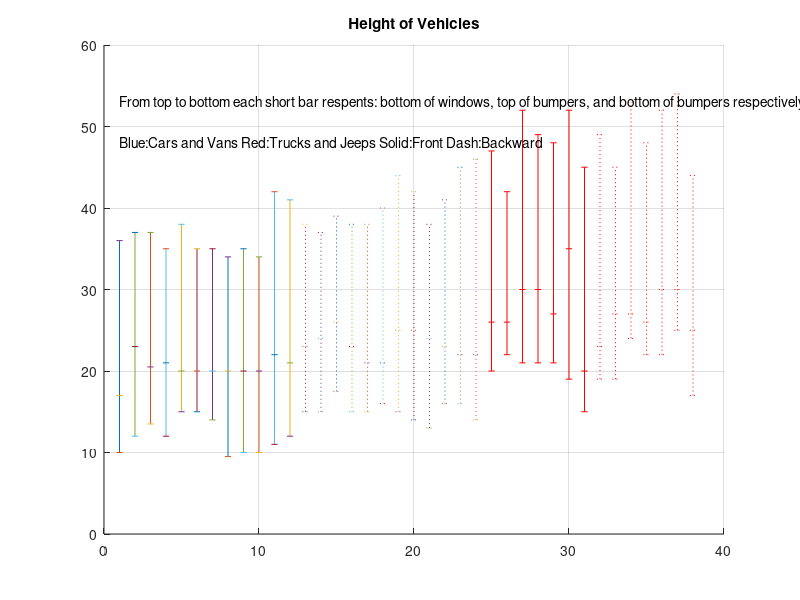
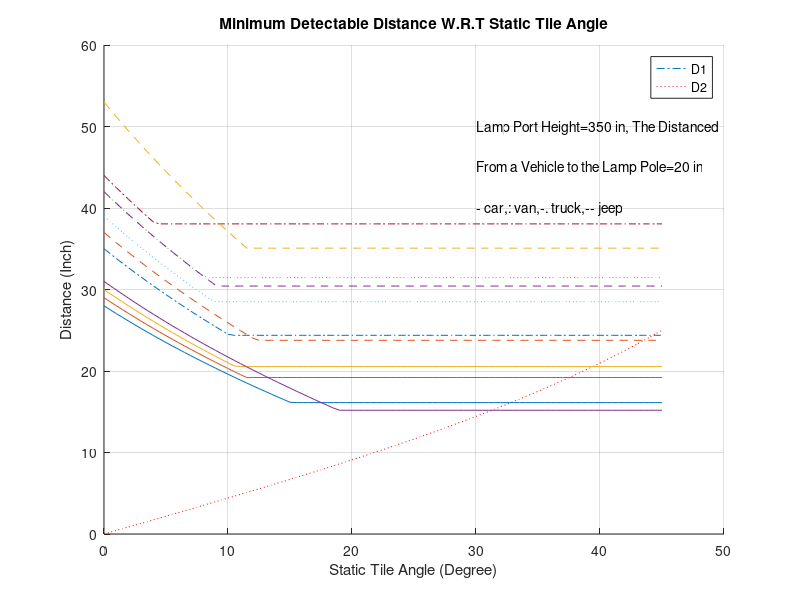

MATLAB code for these plots, in order:
%Height.m
% ayalyze the proper height of 2D laser.
% Zhen Song Jan 11, 2002

%all measured in inch. 1inch=25.4mm

% Cars and vans
% bumper bottom, bumper top, car top
hCarFront=[
 10, 17, 36;
 12, 23, 37;
 13.5,20.5,37;
 12, 21,  35;
 15, 20,  38;
 15, 20,  35;
 14, 20,  35;
 9.5,20,  34;
 10, 20,  35;
 10, 20,  34;
 11, 22,  42; %van
 12, 21,  41  %van
];
%same as above
hCarBack=[ 
    15, 23, 38;
    15, 24, 37;
    17.5,26,39;
    15, 23, 38;
    15, 21, 38;
    16, 21, 40;
    15, 25, 44;
    14, 25, 42;
    13, 24, 38;
    16, 23, 41;
    16, 22, 45; %van
    14, 22, 46  %van
];
%include trucks, jeeps
hOtherFront=[
    20, 26, 47;
    22, 26, 42; %jeep
    21, 30, 52;

    21, 30, 49;
    21, 27, 48;
    19, 35, 52;

    15, 20, 45];
hOtherBack=[
    19, 23, 49;
    19, 27, 45; %jeep
    24, 27, 53;

    22, 26, 48;
    22, 30, 52;
    25, 30, 54;

    17, 25, 44];
    
 figure; 
 hold on;
 %car
 [CarNum,n]=size(hCarFront);
 [OtherNum,n]=size(hOtherFront);
 for cnt=1:CarNum
     plot([cnt,cnt], [hCarFront(cnt,1),hCarFront(cnt,3)]);
     plot([cnt-0.2,cnt+0.2],[hCarFront(cnt,1),hCarFront(cnt,1)]);
     plot([cnt-0.2,cnt+0.2],[hCarFront(cnt,2),hCarFront(cnt,2)]);
     plot([cnt-0.2,cnt+0.2],[hCarFront(cnt,3),hCarFront(cnt,3)]);
 end
 
 CurCnt=cnt;
 for cnt=1:CarNum
     cntx=cnt+CurCnt;
     plot([cntx,cntx], [hCarBack(cnt,1),hCarBack(cnt,3)],':' );
     plot([cntx-0.2,cntx+0.2],[hCarBack(cnt,1),hCarBack(cnt,1)],':');
     plot([cntx-0.2,cntx+0.2],[hCarBack(cnt,2),hCarBack(cnt,2)],':');
     plot([cntx-0.2,cntx+0.2],[hCarBack(cnt,3),hCarBack(cnt,3)],':');
 end 
 CurCnt=cntx;
 for cnt=1:OtherNum
     cntx=cnt+CurCnt;
     plot([cntx,cntx], [hOtherFront(cnt,1),hOtherFront(cnt,3)],'r');
     plot([cntx-0.2,cntx+0.2],[hOtherFront(cnt,1),hOtherFront(cnt,1)],'r');
     plot([cntx-0.2,cntx+0.2],[hOtherFront(cnt,2),hOtherFront(cnt,2)],'r');
     plot([cntx-0.2,cntx+0.2],[hOtherFront(cnt,3),hOtherFront(cnt,3)],'r');
 end 
 CurCnt=cntx;
 for cnt=1:OtherNum
     cntx=cnt+CurCnt;
     plot([cntx,cntx], [hOtherBack(cnt,1),hOtherBack(cnt,3)],'r:');
     plot([cntx-0.2,cntx+0.2],[hOtherBack(cnt,1),hOtherBack(cnt,1)],'r:');
     plot([cntx-0.2,cntx+0.2],[hOtherBack(cnt,2),hOtherBack(cnt,2)],'r:');
     plot([cntx-0.2,cntx+0.2],[hOtherBack(cnt,3),hOtherBack(cnt,3)],'r:');
 end 
title('Height of Vehicles');
text(1,53,'From top to bottom each short bar respents: bottom of windows, top of bumpers, and bottom of bumpers respectively');
text(1,48,'Blue:Cars and Vans Red:Trucks and Jeeps Solid:Front Dash:Backward');
grid on;
 

alpha=[0:0.5:45]; 
xangle=alpha;
alpha=alpha/180*pi; %in radius
LHeight=350; %estimated lamp post height

%Vehicle dimension, measured in inch. 
VDim=[
    53, 151, 60;
    54, 176, 64;
    55, 182, 66;
    56, 124, 60;    
    67, 192, 77; %van
    64, 189, 75; %van
    69, 223, 81; %truck 
    60, 182, 61; %truck
    62, 165, 68; %jeep
    78, 160, 70; %jeep
    67, 185, 68];%jeep
RoadWidth=192;
T4Length=82;

figure;
grid on;
hold on;
LaserHeight=25;
D2=LaserHeight*tan(alpha);
h2=plot(xangle,D2,'r:');

EstDist=20; % Vehicles might be 20in away from the lamp post.
[Vnum,n]=size(VDim);
for vnum=1:Vnum
    AlpLen=length(alpha);

%vnum=1;
    D1=[];
    for alpnum=1:AlpLen
        MaxAng=atan((LHeight-VDim(vnum,1))/(VDim(vnum,2)+EstDist));

        if MaxAng<alpha(alpnum)+pi/4 %then d1 is limited by the vehicle's height
            d1=(VDim(vnum,2)+EstDist)*(VDim(vnum,1)-LaserHeight)/(LHeight-VDim(vnum,1));
        else %d1 is limited by alpha
            d1=(VDim(vnum,1)-LaserHeight)/tan(alpha(alpnum)+pi/4);
        end
        D1=[D1, d1];
    end
    if vnum<=4  % car
        h1=plot(xangle,D1);
    end
    if vnum==5 | vnum==6 %van
        h1=plot(xangle,D1,':');
    end
    if vnum==7 | vnum==8 %truck
        h1=plot(xangle,D1,'-.');
    end
    if vnum>8 %jeep
        h1==plot(xangle,D1,'--');
    end
end
title('Minimum Detectable Distance W.R.T Static Tile Angle');
legend([h1,h2],'D1','D2');
xlabel('Static Tile Angle (Degree)');
ylabel('Distance (Inch)');
str1=sprintf('Lamp Port Height=%g in, The Distanced ',LHeight);
str2=sprintf('From a Vehicle to the Lamp Pole=%g in', EstDist);
text(30,50,str1);
text(30,45,str2);
text(30,40,'- car,: van,-. truck,-- jeep');